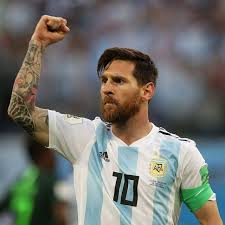
#> input picture Clase 05/messi.jpg, 225 x 225 px, found by its file name
$ jupyter execute 05_Deteccion_Objetos_Haar.ipynb
#> lines starting #> are read from the running program, lines starting #| are printed output that depends on the picture; after the words box and inside, x2 and y2 are one past the last pixel; in counts of white or black regions, pixels touching at a corner belong together
[cell 1]
# Importamos las librerías
import cv2
import numpy as np
import matplotlib.pyplot as plt
from IPython.display import YouTubeVideo

# Detección de caras (Face detection)

La detección de caras es un caso específico de la detección de objetos. En este caso, lo que se busca encontrar y localizar es un rostro humano.

El estado de arte hoy está dominado por redes convolucionales profundas. Sin embargo, un algoritmo de la era previa, inventado en 2001, es lo suficientemente efectivo y, además, muy liviano y veloz, para preservarse en uso en la actualidad y hacer frente a la competencia de las redes profundas. Estamos hablando del [algoritmo de Viola & Jones](https://www.merl.com/publications/docs/TR2004-043.pdf), con cascadas de HAAR, que es el que se usa nativamente en `OpenCV`.

Si bien en la práctica la división de una imagen en subrregiones se suele computar en paralelo, podemos pensar en el concepto de ventana deslizante para entender cómo funciona esta técnica. Dada una imagen, la recorremos con una ventana deslizante de un tamaño fijo y vamos extrayendo recortes. Sobre cada uno de estos recortes vamos a intentar decidir si contiene una cara o no. Este procedimiento lo podemos hacer con ventanas de diferentes tamaños:

<div align="center">

</div>

Ahora, el problema se resume a, dado un recorte del tamaño de una cara, decidir si hay una cara o no. Para esto, el algoritmo extrae caracteristicas de este recorte, las características de Haar (su nombre se debe a su similitud con unas ondas llamadas ondas de Haar).

Una característica de Haar consiste esencialmente en cálculos que se realizan en regiones rectangulares adyacentes en una ubicación específica de la ventana de detección. El cálculo implica sumar las intensidades de píxeles en cada región y calcular las diferencias entre esas sumas. Estos son algunos ejemplos de características de Haar:

<div align="center">

</div>

Un paso que aquí obviaremos es el cálculo de la imagen integral, que se utiliza para acelerar el tiempo de computo de las caracteristicas de Haar de las regiones.

El último paso es la utilización de una "cascada" de algoritmos de clasificación (AdaBoost) construidos sobre diferentes caracteristicas de Haar. En el primer paso, se verifican ciertas caracteristicas. Si el clasificador produce una baja probabilidad de que haya un rostro, el recorte se descarta inmediatamente, evitando malgastar tiempo en regiones de la imagen sin rostro. Esto es fundamental, ya que típicamente una imagen tendrá muy pocos recortes con presencia de rostros y gastar computo en descartarlos volvería al algoritmo muy lento. En el caso en que el primer paso produzca una probabilidad buena, se pasa al siguiente clasificador, que, nuevamente, tiene poder de veto sobre el recorte.

En el video podemos ver cómo los recortes sin rostro son descartados con poco costo, mientras que en las regiones donde se encuentra un rostro el algoritmo se detiene y avanza más pasos, dedicando más recursos: computando más características de Haar y evaluando subsecuentes clasificadores.

Si el recorte logra atravesar toda la cascada de clasificadores sin ser descartado, entonces una cara fue encontrada.

Este procedimiento, con diferentes clasificadores y diferentes características de Haar se utiliza para otro tipo de detección de objetos, no solo para rostros.

[cell 2]
YouTubeVideo("hPCTwxF0qf4")

[cell 3]
img = cv2.imread("/content/messi.jpg")
#> img is the input picture: shape (225, 225, 3); mean B, G, R 108.8, 114.3, 113.1
plt.imshow(img[:, :, [2, 1, 0]]);
#> (this line was passed over: IPython is not available in this run)

[cell 4]
# El algoritmo de cascadas de Haar funciona sobre imagenes en escala de grises
img_gray = cv2.cvtColor(img, cv2.COLOR_BGR2GRAY)
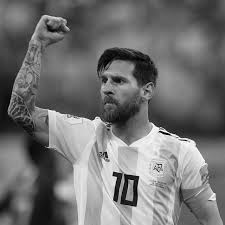
#> img_gray: shape (225, 225); min 0, max 255, mean 113.3

[cell 5]
# Instanciamos el objeto con la definiciones relevantes a deteccion de rostros
# Como dijimos anteriormente, este "Cascade Classifier" puede usarse para detectar otro tipo de objetos
import os
if not os.path.exists("haarcascade_frontalface_default.xml"):
  !wget https://raw.githubusercontent.com/opencv/opencv/master/data/haarcascades/haarcascade_frontalface_default.xml

face_cascade = cv2.CascadeClassifier("haarcascade_frontalface_default.xml")

[cell 6]
# Finalmente, aplicamos el detector a la imagen
faces = face_cascade.detectMultiScale(img_gray)
#> faces = [[86, 60, 53, 53]]
# Obtenemos una cara
len(faces)
#> Out = 1

[cell 7]
#faces = face_cascade.detectMultiScale(img_gray, scaleFactor=1.1, minNeighbors=5)
# Obtenemos una cara
#len(faces)

[cell 8]
# El resultado consiste de 4 numeros, los dos primeros especificando
# la esquina superior izquierda de la region en la que se detectó un restros
# Y los siguiente el ancho y el alto de la region

x, y, w, h = faces[0]
#> x = 86; y = 60; w = 53; h = 53

[cell 9]
# Lo graficamos usando cv2.rectangle

cv2.rectangle(img, (x, y), (x+w, y+h), (255, 0, 0), 2)
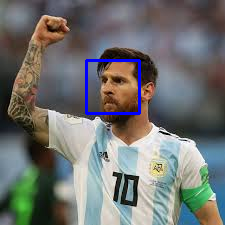
#> img: shape (225, 225, 3); 1.25% of pixels changed, all inside (x1, y1, x2, y2) = (85, 59, 141, 115)
plt.imshow(img[:, :, [2, 1, 0]]);
#> (this line was passed over: IPython is not available in this run)
